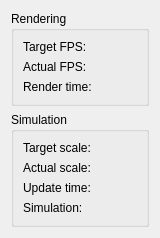
<?xml version="1.0" encoding="UTF-8"?>
<ui version="4.0">
 <class>SimulationInfoWidget</class>
 <widget class="QWidget" name="SimulationInfoWidget">
  <property name="geometry">
   <rect>
    <x>0</x>
    <y>0</y>
    <width>160</width>
    <height>211</height>
   </rect>
  </property>
  <property name="minimumSize">
   <size>
    <width>0</width>
    <height>0</height>
   </size>
  </property>
  <property name="windowTitle">
   <string>Form</string>
  </property>
  <property name="layoutDirection">
   <enum>Qt::LeftToRight</enum>
  </property>
  <layout class="QVBoxLayout" name="verticalLayout">
   <item>
    <widget class="QGroupBox" name="groupBox">
     <property name="maximumSize">
      <size>
       <width>16777215</width>
       <height>100</height>
      </size>
     </property>
     <property name="title">
      <string>Rendering</string>
     </property>
     <layout class="QVBoxLayout" name="verticalLayout_2">
      <item>
       <widget class="QLabel" name="targetFPSLabel">
        <property name="text">
         <string>Target FPS:</string>
        </property>
       </widget>
      </item>
      <item>
       <widget class="QLabel" name="actualFPSLabel">
        <property name="text">
         <string>Actual FPS:</string>
        </property>
       </widget>
      </item>
      <item>
       <widget class="QLabel" name="renderTimeLabel">
        <property name="text">
         <string>Render time:</string>
        </property>
       </widget>
      </item>
     </layout>
    </widget>
   </item>
   <item>
    <widget class="QGroupBox" name="groupBox_2">
     <property name="maximumSize">
      <size>
       <width>16777215</width>
       <height>120</height>
      </size>
     </property>
     <property name="title">
      <string>Simulation</string>
     </property>
     <layout class="QVBoxLayout" name="verticalLayout_3">
      <item>
       <widget class="QLabel" name="targetScaleLabel">
        <property name="text">
         <string>Target scale:</string>
        </property>
       </widget>
      </item>
      <item>
       <widget class="QLabel" name="actualScaleLabel">
        <property name="text">
         <string>Actual scale:</string>
        </property>
       </widget>
      </item>
      <item>
       <widget class="QLabel" name="updateTimeLabel">
        <property name="text">
         <string>Update time:</string>
        </property>
       </widget>
      </item>
      <item>
       <widget class="QLabel" name="simulationTimeLabel">
        <property name="text">
         <string>Simulation:</string>
        </property>
       </widget>
      </item>
     </layout>
    </widget>
   </item>
  </layout>
 </widget>
 <resources/>
 <connections/>
</ui>
